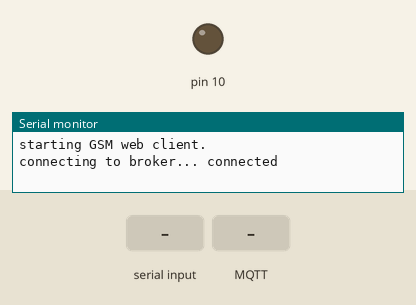
The sketch below on a simulated Arduino Uno, built for the host (arithmetic inside an expression is 32-bit, double 64-bit). On the bench: output pins drawn as LEDs (lit = HIGH), the last lines printed to the serial monitor. The inputs (shaded band) are chosen by the test bench. No MQTT or app messages arrive unless stated.

Above: at 6.2 s.
6.3 s: "{" received over Serial
8.8 s: MQTT message "{" arrives on the first subscribed topic
At 11.5 s:
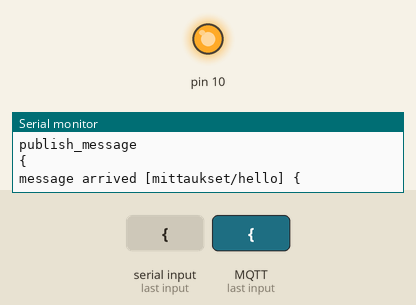
Timing chart, 0 to 13.0 s (numbered marks = the images above; inputs shaded):
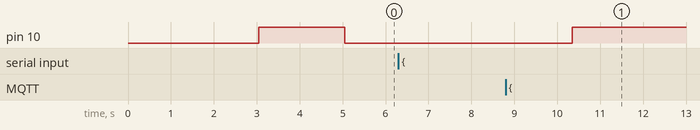

Measured:
- after the input at 8.8 s, pin 10: LOW → HIGH after 1.6 s

The sketch:

vesimittaus_mqtt.ino
```cpp
#include <PubSubClient.h>
#include <GSM.h>

// PIN number if necessary
#define PINNUMBER ""

// APN information obrained from your network provider
#define GPRS_APN "data.dna.fi" // replace with your GPRS APN
#define GPRS_LOGIN "" // replace with your GPRS login
#define GPRS_PASSWORD "" // replace with your GPRS password

// initialize the library instances
GSMClient client;
GPRS gprs;
GSM gsmAccess;

//const char* server = "m13.cloudmqtt.com";
PubSubClient mqttClient(client);

void callback(char* topic, byte* payload, unsigned int length) {

  Serial.print("message arrived [");
  Serial.print(topic);
  Serial.print("] ");
  for (int i=0;i<length;i++) {
    Serial.print((char)payload[i]);
  }
  if ((char)payload[0]!=NULL)
    digitalWrite(10, HIGH);
}

void setup()
{
  Serial.begin(9600);
  StartGSM();
  connect_broker();
  pinMode(10, OUTPUT);
  digitalWrite(10, HIGH);
  delay(2000);
  digitalWrite(10, LOW);
}
bool has_read = false;

void loop() {
//bool has_read = false;

String Incoming = "";

 if (Serial.available() > 0 || has_read==false) {
  if (Serial.read() == '{') {
     Incoming = '{' + Serial.readString();
     Incoming.trim();
     has_read=true;
     digitalWrite(10, LOW);
    }
  }


  if (!mqttClient.connected()) {
    connect_broker();
  }

  if (has_read==true) {
    publish_message(Incoming);
    mqttClient.loop();
    has_read=false;
  }
}

void StartGSM() {

 Serial.println("starting GSM web client.");
 // connection state
 boolean notConnected = true;

 // Start GSM shield
 // pass the PIN of your SIM as a parameter of gsmAccess.begin()
  while(notConnected) {
    if((gsmAccess.begin(PINNUMBER)==GSM_READY) &
      (gprs.attachGPRS(GPRS_APN, GPRS_LOGIN, GPRS_PASSWORD)==GPRS_READY))
      notConnected = false;
    else {
    Serial.println("not connected");
    delay(1000);
    }
  }
}

void connect_broker() {
  char server[] = "m13.cloudmqtt.com"; // the broker URL
  int port = 15840; // the port
  Serial.print("connecting to broker...");
  mqttClient.setServer(server, port);
  mqttClient.setCallback(callback);

  while(!mqttClient.connected()) {
    if(mqttClient.connect("ArduinoGSMid", "vesi", "vesimittaukset")) { //temporary client id from HiveMQ dashboard
      Serial.println(" connected");
      // connection succeeded
      mqttClient.subscribe("mittaukset/hello");
    } else {
    // connection failed
    Serial.print("broker connection failed, rc=");
    Serial.print(mqttClient.state());// will provide more information on failure
    Serial.println(" try again in 5 seconds");
    delay(5000);
    }
  }
}

void publish_message(String data_string_) {
    char data_string[100];
    data_string_.toCharArray(data_string, data_string_.length() + 1);
    Serial.println("publish_message");
    Serial.println(data_string);
  if(mqttClient.connect("ArduinoGSMid")) {
    mqttClient.publish("mittaukset/hello", data_string);

    delay(3000);
  }
}
```
